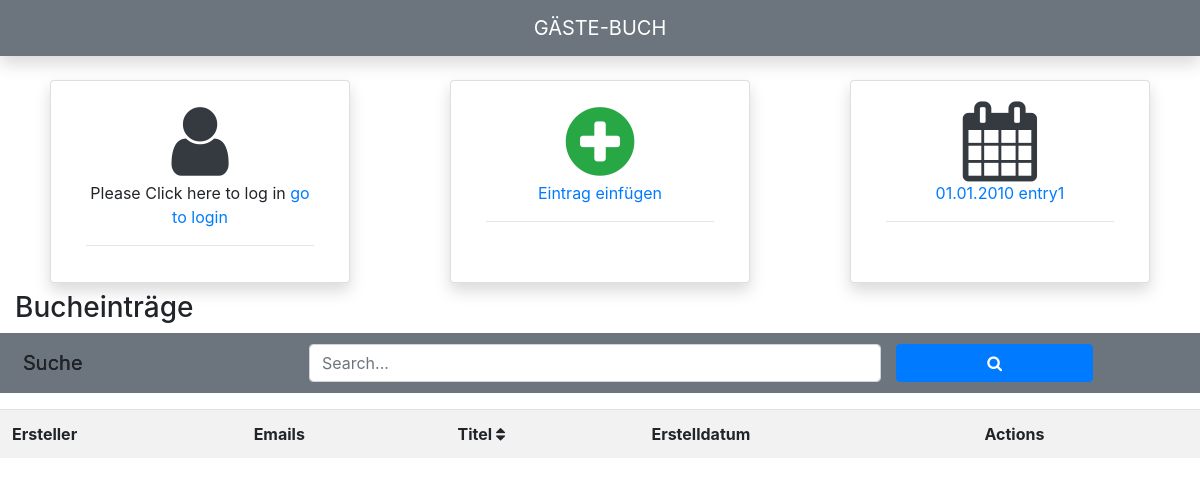
/Template/Pages/Dashboard.php, run on an earlier commit of the app's database.
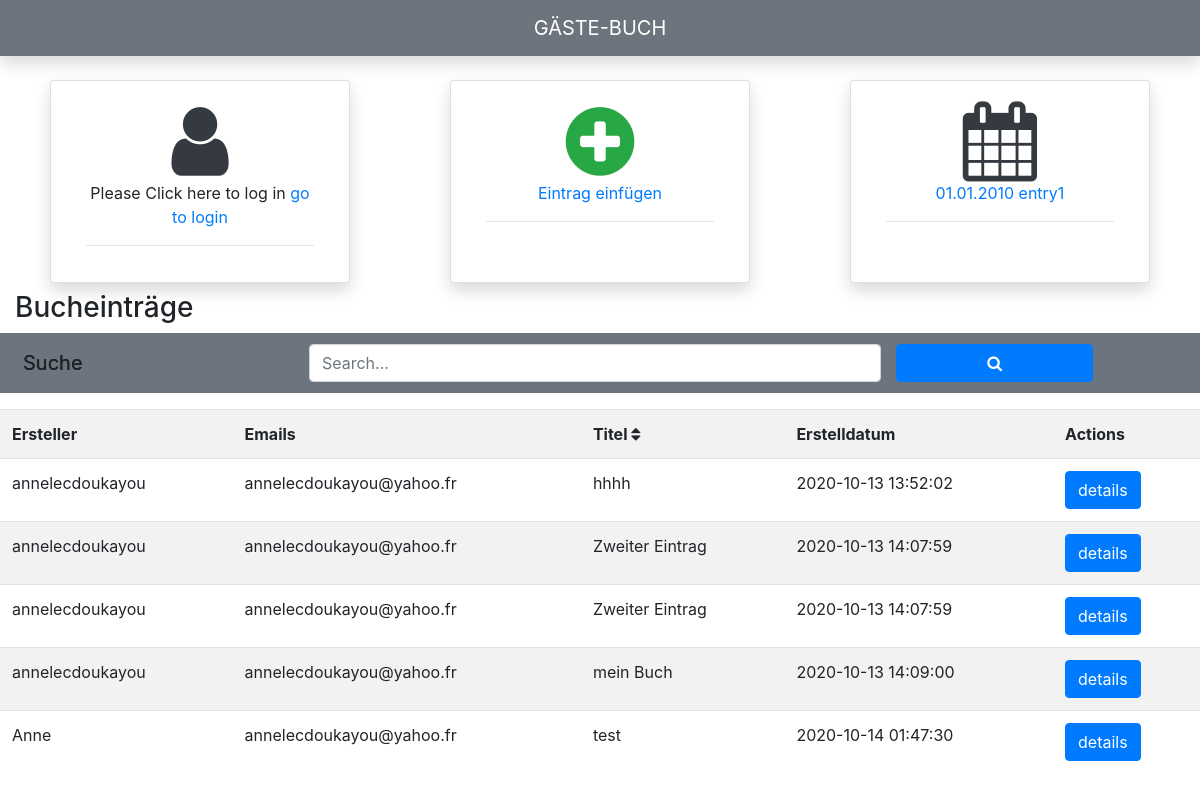
And on a later commit of the database.
### tables this page shows
CREATE TABLE BOOKENTRY
      (ID INTEGER PRIMARY KEY    NOT NULL,
      TITEL           TEXT    NOT NULL,
      CONTENT         TEXT    NOT NULL,
      DATE            DATETIME    NOT NULL ,
      USERID          INT     NOT NULL);

CREATE TABLE USER
      (ID INTEGER PRIMARY KEY    NOT NULL,
      USERNAME        TEXT    NOT NULL,
      EMAIL           TEXT    NOT NULL,
      PASSWORD        TEXT    NOT NULL);

### Model/DBconnexion/DAOBookEntry.php (called while the page is built, shortened)
<?php
require_once($_SERVER["DOCUMENT_ROOT"]."/Online-G-stebuch/Template/Pages/BookEntry.php");
class DAOBookEntry extends DAO implements IDAOBookEntry{
    public function getAll()
    {
        $db = new MyDB();
        $stmt = $db->prepare("SELECT b.id, b.titel,b.content,b.date,b.userid,u.email,u.username FROM BOOKENTRY b join USER u on u.id=b.userid");
        $stmt->execute();
        $result = $stmt->fetchAll(PDO::FETCH_CLASS, "BookEntry");
        return $result;
    }
}

### Template/Services/BookEntryService.php (called while the page is built, shortened)
<?php
 require_once $_SERVER["DOCUMENT_ROOT"] . "/Online-G-stebuch/Model/DBconnexion/DAOBookEntry.php";
class BookEntryService
{
    public function getAll()
    {
        $dbService = new DAOBookEntry();
        return $dbService->getAll();
    }
}

### Template/Pages/DashboardController.php (called while the page is built, shortened)
<?php
require_once $_SERVER["DOCUMENT_ROOT"] . "/Online-G-stebuch/Template/Services/BookEntryService.php";
$bookEntryService=new BookEntryService();
$BOOK_ENTRIES=$bookEntryService->getAll();

### Template/Pages/BookEntry.php (called while the page is built, shortened)
<?php
class BookEntry
{
	  private $titel;
    private $date;
    private $email;
    private $username;
	public function __construct() {
        $this->date = $this->DATE;
        $this->titel = $this->TITEL;
        $this->email = $this->EMAIL;
        $this->username = $this->USERNAME;
    }
	  public function getTitel(){
		return $this->titel;
	  }
    public function getDate(){
		return $this->date;
    }
    public function getUserEmail()
    {
    return $this->email;
    }
    public function getUsername()
    {
    return $this->username;
    }
}
?>

### Template/Pages/Dashboard.php (the view, shortened to what this page needs)
<?php require_once $_SERVER["DOCUMENT_ROOT"] . "/Online-G-stebuch/Template/Pages/DashboardController.php";?>
<?php require_once '../../Template/includes/head.php' ?>
<body>
<?php require_once '../../Template/includes/header2.php' ?>;
<main role="main" class="flex-shrink-0">
   <div class="container-fluid">
<div class="row mt-5 justify-content-around">
    <div class="card shadow border-none col-md-3 m-2">
      <div class="card-body text-center">
        <h1 class="card-title m-auto text-dark"><i class="fa fa-user fa-2x" id="user"></i></h1 >
          <?php
          if (!isset($_SESSION['email'])){
                echo " Please Click here to  log in <a href='login.php'> go to login </a>" ;
          }else{
                echo $_SESSION['email'];
                 } ?>
        <hr>
      </div>
    </div>
    <div class="card shadow border-none col-md-3 m-2">
      <div class="card-body text-center">
        <h1 class="card-title m-auto text-success"><i class="fa fa-plus-circle fa-2x"></i></h1 >
        <a href="addEintrag.php" class="card-link">Eintrag einfügen</a>
        <hr>
      </div>
    </div>
    <div class="card shadow border-none col-md-3 m-2 ">
      <div class="card-body text-center">
        <h1 class="card-title m-auto text-dark"><i class="fa fa-calendar fa-2x"></i></h1 >
        <a href="#" class="card-link">01.01.2010 entry1</a>
         <hr>
      </div>
    </div>
</div>
   <div id="row">
            <h3>Bucheinträge</h3>
            <form class="form-inline row bg-secondary p-2">
            <div class="form-group col-md-9">
               <label  style="text-shadow: 0 0 black; font-size: 20px;"for="search" class="form-control-plaintext col-md-4" >Suche</label>
               <input type="text" class="form-control col-md-8" id="search" placeholder="Search...">
            </div>
            <button type="submit" class="btn btn-primary  col-md-2">
               <i class="fa fa-search"></i>
               </button>
            </form>
      </div>
      <div class="row mt-3">
      <table class="table table-striped">
    <tr>
        <th>Ersteller</th>
        <th>Emails</th>
        <th>Titel  <i class="fa fa-sort fa-1x" aria-hidden="false" id="t"></i></th>
        <th>Erstelldatum</th>
        <th>Actions</th>
    </tr>
    <?php
                foreach ($BOOK_ENTRIES as $value) {
                  echo "<tr>";
                  echo "<td>". $value->getUsername()."</td>";
                  echo "<td>". $value->getUserEmail()."</td>";
                  echo "<td>".$value->getTitel()."</td>";
                  echo "<td>". date("Y-m-d H:i:s", strtotime($value->getDate()))."</td>";
                  echo "<td> <form method='POST' action='eintragdetails.php' >
                  <input type='hidden' class='form-control' name='Bookid'  value=' ". $value->getId()." '>
                   <button type='submit' class='btn btn-primary'>details </button>
                  </form> </td>";
                  echo "</tr>";
               }
                  ?>
</table>
      </div>
   </div>
</main>
</body>

### Template/Includes/head.php (shortened to what this page needs)
<!DOCTYPE html>
<html lang="de">
  <head>
    <link rel="stylesheet" href="https://stackpath.bootstrapcdn.com/bootstrap/4.5.2/css/bootstrap.min.css">
    <link href="https://stackpath.bootstrapcdn.com/font-awesome/4.7.0/css/font-awesome.min.css" rel="stylesheet">
</head>

### Template/Includes/header2.php (shortened to what this page needs)
<nav class="navbar navbar-expand-md navbar-dark fixed-top bg-secondary shadow">
    <a class="navbar-brand m-auto" id= "navbar" href="#">GÄSTE-BUCH</a>
  </nav>

What changed in the data, as far as the page shows it:
added bookentry: USERID.USERNAME "annelecdoukayou", USERID.EMAIL "annelecdoukayou@yahoo.fr", TITEL "hhhh", DATE "2020-10-13 13:52:02"
added bookentry: USERID.USERNAME "annelecdoukayou", USERID.EMAIL "annelecdoukayou@yahoo.fr", TITEL "Zweiter Eintrag", DATE "2020-10-13 14:07:59"
added bookentry: USERID.USERNAME "annelecdoukayou", USERID.EMAIL "annelecdoukayou@yahoo.fr", TITEL "Zweiter Eintrag", DATE "2020-10-13 14:07:59"
added bookentry: USERID.USERNAME "annelecdoukayou", USERID.EMAIL "annelecdoukayou@yahoo.fr", TITEL "mein Buch", DATE "2020-10-13 14:09:00"
added bookentry: USERID.USERNAME "Anne", USERID.EMAIL "annelecdoukayou@yahoo.fr", TITEL "test", DATE "2020-10-14 01:47:30"
